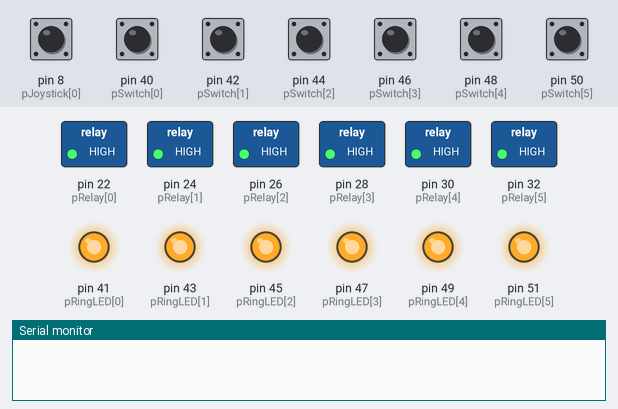
Bench run of a sketch on a simulated Arduino Mega 2560, built with avr-gcc and run on an emulated ATmega2560. Parts: switched loads named in the sketch (green lamp = pin HIGH), output pins drawn as LEDs (lit = HIGH), the last lines printed to the serial monitor. Dashed ring = blinking. The inputs (shaded band) are chosen by the test bench; at power-on: pin 8 (pJoystick[0]) HIGH, pin 40 (pSwitch[0]), pin 42 (pSwitch[1]), pin 44 (pSwitch[2]), pin 46 (pSwitch[3]), pin 48 (pSwitch[4]), pin 50 (pSwitch[5]) LOW.

Above: at 5.1 s.
5.2 s: pin 48 (pSwitch[4]) pulled HIGH for 0.15 s
At 6.4 s:
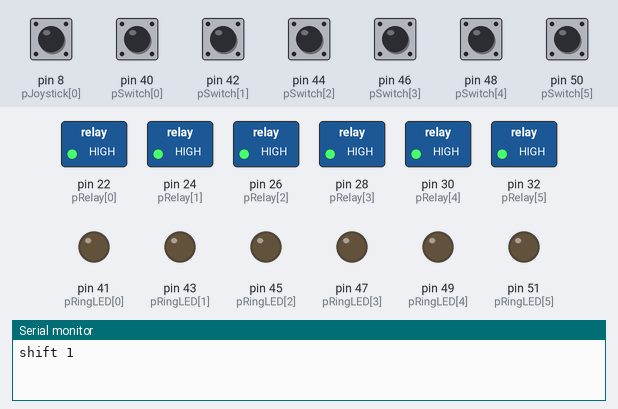
8.2 s: pin 40 (pSwitch[0]) pulled HIGH for 0.15 s
At 8.27 s:
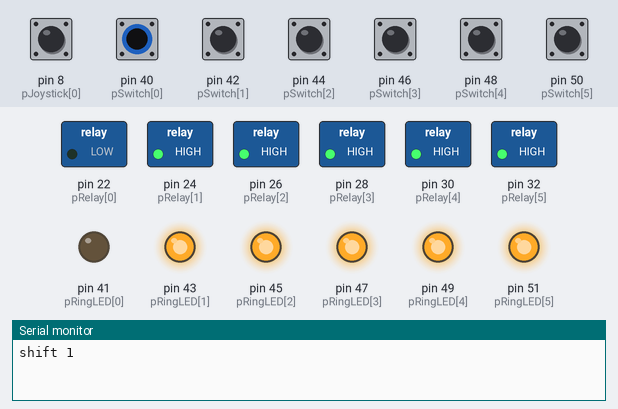
9.8 s: pin 42 (pSwitch[1]) pulled HIGH for 0.15 s
At 9.87 s:
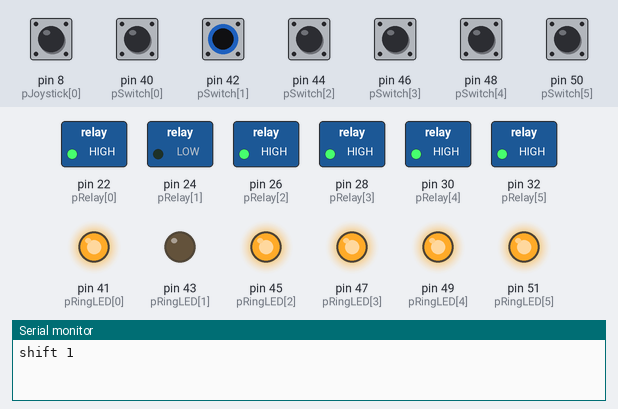
11.4 s: pin 44 (pSwitch[2]) pulled HIGH for 0.15 s
At 11.47 s:
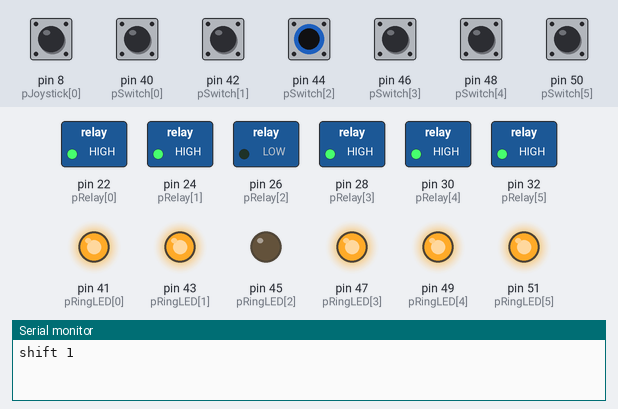
13.0 s: pin 46 (pSwitch[3]) pulled HIGH for 0.15 s
At 13.07 s:
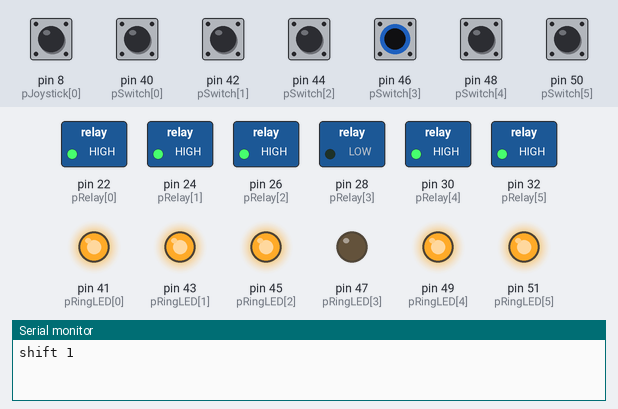
14.6 s: pin 50 (pSwitch[5]) pulled HIGH for 1 s
At 15.3 s:
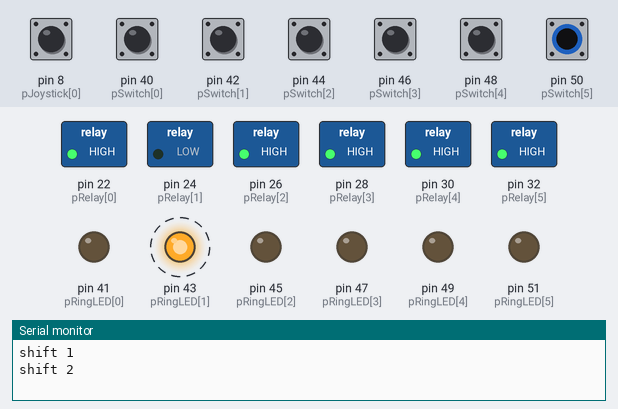
Timing chart, 0 to 18.6 s (numbered marks = the images above; inputs shaded):
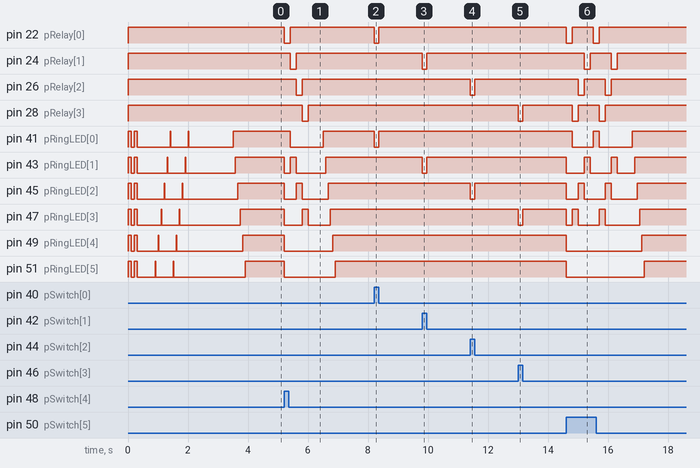

The sketch:

fenrir.ino
```cpp
// FENRiR -- the giant flaming wolf.
// Contact: http://sheetmetalalchemist.com
// --------------------------------------------------------------------

// Note: Any switches higher than POOFERS are SHIFT keys.
#define SWITCHES 6
#define POOFERS  4

// Which relay corresponds to which poofer position:
#define MOUTH 0
#define TAIL  2
#define LEFT  1
#define RIGHT 3

// Joystick directions
#define J_FIRE 0
#define J_UP 1
#define J_DOWN 2
#define J_LEFT 3
#define J_RIGHT 4

// Pin numbers for each switch: count by two because Arduino Mega
// has headers that are two-wide.
int pSwitch[SWITCHES] =  {40,42,44,46,48,50};
int pRingLED[SWITCHES] = {41,43,45,47,49,51};
int pRelay[SWITCHES] =   {22,24,26,28,30,32};
int pJoystick[5] =       {8,9,10,11,12};

// ---- code starts here ----------------------------------------------

// Our brand of relays are on when LOW, off when HIGH.
#define R_ON 0
#define R_OFF 1

// ringState stores the on/off status of the ring LEDs.
// switchState stores the pressed/unpressed status of the switches.
int ringState[SWITCHES];
int switchState[SWITCHES];

int poofSpinner = 0;

// timed effects blackout the LED rings; this variable is used to signal that
// they need to be re-lit after the effect.
boolean ringsNeedResetting = true;

/** Arduino one-time setup call */
void setup()                    // run once, when the sketch starts
{
  Serial.begin(9600);

  // Setup each switch and LED:
  for (int i=0; i<SWITCHES; i++) {
    // setup variables for each switch & LED
    pinMode(pRingLED[i], OUTPUT);
    ringState[i] = HIGH;
    switchState[i] = LOW;

    // ensure relays are off at startup: (IMPORTANT! DO NOT CHANGE!)
    digitalWrite(pRelay[i], R_OFF);
    pinMode(pRelay[i], OUTPUT);
  }

  initializeRingLEDs();
}

void initializeRingLEDs() {
  for (int j=0; j<2; j++) {
    for (int i=0; i<SWITCHES; i++) {
      digitalWrite(pRingLED[i], HIGH);
    }
    delay(100);
    for (int i=0; i<SWITCHES; i++) {
      digitalWrite(pRingLED[i], LOW);
    }
    delay(100);
  }
  delay(500);

  for (int j=0; j<2; j++) {
    for (int i=SWITCHES-1; i>=0; i--) {
      digitalWrite(pRingLED[i], HIGH);
      delay(25); // - j*5);
      digitalWrite(pRingLED[i], LOW);
      delay(75); // 150 - j*50);
    }
  }
  delay(1000);

  resetRings(HIGH);
}


// Main Arduino Event Loop
void loop() {
    updateSwitchStatuses();

    // do special stuff if "SHIFT" keys are held
    if (processShiftKeys()==true) {
        delay(100);

    } else if (handleJoystick()==true) {
      // don't do anything -- especially don't reset rings!
    } else {

        // otherwise, just pass the switch state to the poofers.
        resetRings(HIGH);
        for (int i=0; i<POOFERS; i++) {
            digitalWrite(pRelay[i], switchState[i]==HIGH ? R_ON : R_OFF);
            digitalWrite(pRingLED[i], 1-switchState[i]);
        }
    }
}

/** Atari Joysticks require pull-up HIGH value, and are LOW when activated. */
void setupJoystick() {
    for (int i=0; i<5; i++) {
        pinMode(pJoystick[i],INPUT);
        digitalWrite(pJoystick[i],HIGH);
    }
}

boolean handleJoystick() {
    for (int j=0;j<5;j++) {
       digitalWrite(pJoystick[j],HIGH);
    }

    // only do stuff if fire button is held down
    if (digitalRead(pJoystick[J_FIRE])==HIGH) {
       resetRings(HIGH);
       return false;
    }

    if (digitalRead(pJoystick[J_LEFT])==LOW) {

        ringsNeedResetting = true;
        blackout();

        poofSpinner++;
        poofSpinner %= 4;

        setPoofer(poofSpinner,R_ON);
        delay(100);
        setPoofer(poofSpinner,R_OFF);
        delay(50);

        return true;

    } else if (digitalRead(pJoystick[J_RIGHT])==LOW) {

        ringsNeedResetting = true;
        blackout();

        poofSpinner--;
        if (poofSpinner<0) poofSpinner += POOFERS;

        setPoofer(poofSpinner,R_ON);
        delay(100);
        setPoofer(poofSpinner,R_OFF);
        delay(50);
        return true;

    } else if (digitalRead(pJoystick[J_UP])==LOW) {

        ringsNeedResetting = true;
        blackout();

        setPoofer(MOUTH,R_ON);
        delay(100);
        setPoofer(MOUTH,R_OFF);
        delay(50);
        return true;

    } else if (digitalRead(pJoystick[J_DOWN])==LOW) {

        ringsNeedResetting = true;
        blackout();

        setPoofer(TAIL,R_OFF);
        setPoofer(LEFT,R_ON);
        setPoofer(RIGHT,R_ON);
        delay(100);
        setPoofer(TAIL,R_ON);
        setPoofer(LEFT,R_OFF);
        setPoofer(RIGHT,R_OFF);
        delay(100);
        setPoofer(TAIL,R_OFF);
        return true;
    }
}


/** Test each switch twice, to avoid debounce problems */
void updateSwitchStatuses() {

  int val[SWITCHES], val2[SWITCHES];

  // Get first reading for every switch
  for (int s=0; s<SWITCHES; s++) {
    val[s] = digitalRead(pSwitch[s]);
  }

  // A very brief but non-zero delay:
  delay(3);

  // Get second reading for every switch
  for (int s=0; s<SWITCHES; s++) {
    val2[s] = digitalRead(pSwitch[s]);
  }

  // If the readings are the same, switch is "settled". Save it.
  for (int s=0; s<SWITCHES; s++) {
    if (val[s]==val2[s]) {
      switchState[s] = val[s];
    }
  }
}

/** Test the SHIFT keys and do something if they're being pressed.
 *  @return true if any SHIFT is pressed or false if no SHIFT is pressed. */
boolean processShiftKeys() {
    // just return false if no shift key is pressed:
    if (switchState[4]==LOW && switchState[5]==LOW) {
        return false;
    }

    // Both SHIFTS pressed!
    if (switchState[4]==HIGH && switchState[5]==HIGH) {
        bothShiftsPressed();
        return true;
    }

    // Just one:
    if (switchState[4]==HIGH) {
        shift1Pressed();
    } else {
        shift2Pressed();
    }

    return true;
}

void shift1Pressed() {
  Serial.println("shift 1");
  counterClockwise();
}

void shift2Pressed() {
  Serial.println("shift 2");
  clockwise();
}

void bothShiftsPressed() {
  Serial.println("both shifts");

  performMouthBackSides(1);
}

/** Set poofer *and* ring LED to specified state */
void setPoofer(int which, int state) {
    digitalWrite(pRelay[which], state);
    digitalWrite(pRingLED[which], state==R_ON ? HIGH : LOW);
}

/** Dim or light up all the rings, if necessary */
void resetRings(int state) {
  if (state==LOW) {
    for (int i=0; i<SWITCHES; i++) {
      digitalWrite(pRingLED[i], LOW);
    }
    ringsNeedResetting = true;

  } else if (ringsNeedResetting) {
    delay(400);
    for (int i=0; i<SWITCHES; i++) {
      digitalWrite(pRingLED[i], HIGH);
      delay(80);
    }
    ringsNeedResetting = false;
  }
}

// ############## Fancy Effects ############

void clockwise() {
  resetRings(LOW);

  setPoofer(MOUTH,R_ON);
  delay(200);
  setPoofer(MOUTH,R_OFF);

  setPoofer(RIGHT,R_ON);
  delay(200);
  setPoofer(RIGHT,R_OFF);

  setPoofer(TAIL,R_ON);
  delay(200);
  setPoofer(TAIL,R_OFF);

  setPoofer(LEFT,R_ON);
  delay(200);
  setPoofer(LEFT,R_OFF);
}

void counterClockwise() {
  resetRings(LOW);

  setPoofer(MOUTH,R_ON);
  delay(200);
  setPoofer(MOUTH,R_OFF);

  setPoofer(LEFT,R_ON);
  delay(200);
  setPoofer(LEFT,R_OFF);

  setPoofer(TAIL,R_ON);
  delay(200);
  setPoofer(TAIL,R_OFF);

  setPoofer(RIGHT,R_ON);
  delay(200);
  setPoofer(RIGHT,R_OFF);
}


void performMouthBackSides(int reps) {
    resetRings(LOW);
    for (int z=0; z<reps; z++) {

        setPoofer(MOUTH,R_ON);
        delay(250);
        setPoofer(MOUTH,R_OFF);

        setPoofer(TAIL,R_ON);
        delay(250);
        setPoofer(TAIL,R_OFF);

        setPoofer(LEFT,R_ON);
        setPoofer(RIGHT,R_ON);
        delay(400);
        setPoofer(LEFT,R_OFF);
        setPoofer(RIGHT,R_OFF);

        delay(500);
    }
}

void blackout() {
    for (int i=0; i<POOFERS; i++) {
        setPoofer(i, R_OFF);
    }
}
```

Measured:
- after the input at 5.2 s, pin 22 (pRelay[0]): HIGH → LOW at once, → HIGH 0.20 s later; pin 24 (pRelay[1]): HIGH → LOW after 0.21 s, → HIGH 0.20 s later; pin 26 (pRelay[2]): HIGH → LOW after 0.41 s, → HIGH 0.20 s later; pin 28 (pRelay[3]): HIGH → LOW after 0.61 s, → HIGH 0.20 s later; pin 41 (pRingLED[0]): HIGH → LOW after 0.21 s, → HIGH 1.1 s later
- after the input at 8.2 s, pin 22 (pRelay[0]), pin 41 (pRingLED[0]): HIGH → LOW at once, → HIGH 0.15 s later
- after the input at 9.8 s, pin 24 (pRelay[1]), pin 43 (pRingLED[1]): HIGH → LOW at once, → HIGH 0.15 s later
- after the input at 11.4 s, pin 26 (pRelay[2]), pin 45 (pRingLED[2]): HIGH → LOW at once, → HIGH 0.15 s later
- after the input at 13.0 s, pin 28 (pRelay[3]), pin 47 (pRingLED[3]): HIGH → LOW at once, → HIGH 0.15 s later
- after the input at 14.6 s, pin 22 (pRelay[0]): alternates HIGH for 0.70 s and LOW for 0.20 s, 4 changes in all, then stays HIGH, starting at once; pin 24 (pRelay[1]): alternates HIGH for 0.70 s and LOW for 0.20 s, 4 changes in all, then stays HIGH, starting after 0.60 s
